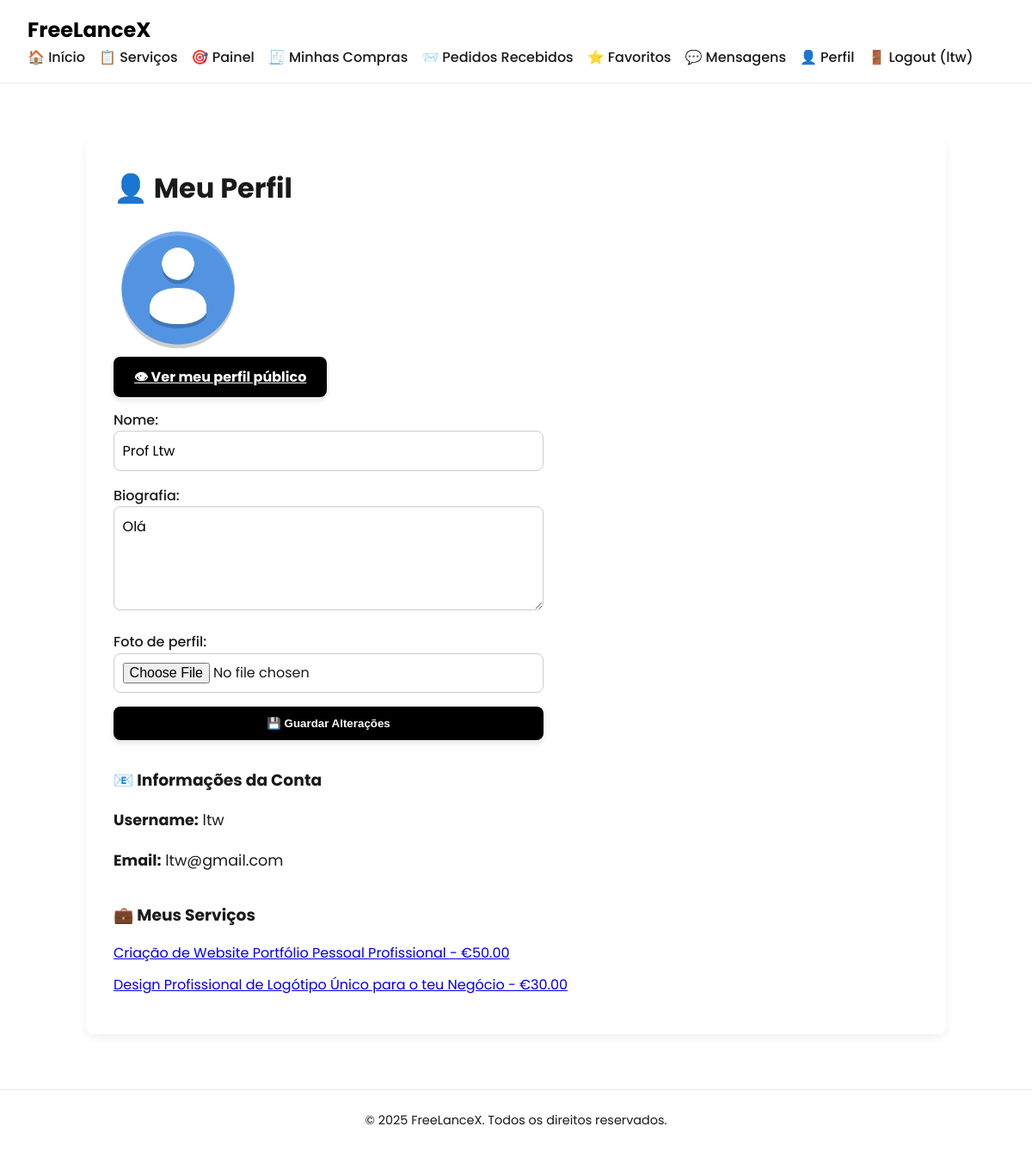
The app's page /pages/profile.php (signed in) with its own data.
### tables this page shows
CREATE TABLE profiles (
    user_id INTEGER PRIMARY KEY,
    name TEXT,
    bio TEXT,
    profile_image TEXT,
    FOREIGN KEY(user_id) REFERENCES users(id)
);

CREATE TABLE users (
    id INTEGER PRIMARY KEY AUTOINCREMENT,
    username TEXT NOT NULL UNIQUE,
    email TEXT NOT NULL UNIQUE,
    password_hash TEXT NOT NULL,
    is_admin INTEGER DEFAULT 0
);

CREATE TABLE services (
    id INTEGER PRIMARY KEY AUTOINCREMENT,
    freelancer_id INTEGER NOT NULL,
    title TEXT NOT NULL,
    description TEXT,
    price REAL NOT NULL,
    delivery_time TEXT NOT NULL,
    category TEXT, 
    media_path TEXT,
    is_promoted INTEGER DEFAULT 0,
    FOREIGN KEY(freelancer_id) REFERENCES users(id)
);

### pages/profile.php (the view, shortened to what this page needs)
<?php
require_once(__DIR__ . '/../includes/db.php');
$user_id = $_SESSION['user_id'];
$stmt = $db->prepare('
    SELECT u.username, u.email, p.name, p.bio, p.profile_image
    FROM users u
    LEFT JOIN profiles p ON u.id = p.user_id
    WHERE u.id = ?
');
$stmt->execute([$user_id]);
$user = $stmt->fetch(PDO::FETCH_ASSOC);
?>
<!DOCTYPE html>
<html lang="pt">
<?php include(__DIR__ . '/../includes/head.php'); ?>
<body>
<?php include(__DIR__ . '/../includes/header.php'); ?>
<main class="dashboard-container">
    <h2>👤 Meu Perfil</h2>
    <?php
    $profileImg = !empty($user['profile_image'])
        ? htmlspecialchars($user['profile_image'])
        : 'uploads/profiles/default_profile.png';
    ?>
    <img src="/<?= $profileImg ?>" alt="Foto de Perfil" class="profile-picture" width="150" style="border-radius: 50%; margin-bottom: 1rem;">
    <p>
        <a href="public_profile.php?id=<?= $_SESSION['user_id'] ?>" class="primary-btn">
            👁 Ver meu perfil público
        </a>
    </p>
    <form method="post" enctype="multipart/form-data" class="auth-form" style="max-width: 500px;">
        <label>Nome:
            <input type="text" name="name" maxlength="100" value="<?= htmlspecialchars($user['name'] ?? '') ?>">
        </label>
        <label>Biografia:
            <textarea name="bio" maxlength="1000" rows="4"><?= htmlspecialchars($user['bio'] ?? '') ?></textarea>
        </label>
        <label>Foto de perfil:
            <input type="file" name="profile_image" accept="image/*">
        </label>
        <button type="submit" class="primary-btn">💾 Guardar Alterações</button>
    </form>
    <h3 style="margin-top: 2rem;">📧 Informações da Conta</h3>
    <ul class="stats-list">
        <li><strong>Username:</strong> <?= htmlspecialchars($user['username']) ?></li>
        <li><strong>Email:</strong> <?= htmlspecialchars($user['email']) ?></li>
    </ul>
    <h3 style="margin-top: 2rem;">💼 Meus Serviços</h3>
    <ul class="service-list">
        <?php
        $stmt = $db->prepare('SELECT id, title, price FROM services WHERE freelancer_id = ?');
        $stmt->execute([$user_id]);
        $services = $stmt->fetchAll(PDO::FETCH_ASSOC);
        if ($services):
            foreach ($services as $service): ?>
                <li>
                    <a href="service_detail.php?id=<?= $service['id'] ?>">
                        <?= htmlspecialchars($service['title']) ?> - €<?= number_format($service['price'], 2) ?>
                    </a>
                </li>
            <?php endforeach;
        else:
            echo '<li class="no-services">Ainda não publicaste serviços.</li>';
        endif;
        ?>
    </ul>
</main>
<?php include(__DIR__ . '/../includes/footer.php'); ?>
</body>
</html>

### css/style.css (style rules this page uses)
:root { --primary: #000000; --bg-light: #ffffff; --text-color: #1a1a1a; --accent: #0070f3; --radius: 8px; --transition: all 0.3s ease-in-out; }
* { margin: 0; padding: 0; box-sizing: border-box; }
body { font-family: 'Poppins', sans-serif; background-color: var(--bg-light); color: var(--text-color); line-height: 1.6; }
main { max-width: 1000px; margin: 4rem auto 2rem auto; padding: 2rem; }
.primary-btn { background: var(--primary); color: #fff; padding: 12px 24px; border-radius: var(--radius); font-weight: bold; border: none; cursor: pointer; transition: var(--transition); box-shadow: 0 4px 6px rgba(0,0,0,0.1); }
.auth-form { display: flex; flex-direction: column; gap: 1rem; margin-top: 1.5rem; }
.auth-form label { text-align: left; font-weight: 500; }
.auth-form input, .auth-form textarea { padding: 0.6rem; border: 1px solid #ccc; border-radius: var(--radius); font-size: 1rem; width: 100%; font-family: 'Poppins', sans-serif; resize: vertical; }
.dashboard-container { max-width: 1000px; margin: 4rem auto; padding: 2rem; background: #fff; border-radius: var(--radius); box-shadow: 0 4px 12px rgba(0, 0, 0, 0.06); }
.dashboard-container h2 { font-size: 2rem; margin-bottom: 1rem; }
.service-list { list-style: none; padding: 0; }
.stats-list { list-style: none; padding-left: 0; margin-top: 2rem; font-size: 1.1rem; line-height: 1.8; }
.stats-list li { margin-bottom: 1rem; }
.profile-picture { width: 150px; height: 150px; object-fit: cover; border-radius: 50%; margin-bottom: 1rem; display: block; }
.stats-list, .service-list { list-style: none; padding-left: 0; margin-top: 1rem; }
.service-list li { margin-bottom: 0.75rem; }

### records on screen
profiles: name "Prof Ltw", bio "Olá", user_id.username "ltw", user_id.email "ltw@gmail.com"
services: title "Criação de Website Portfólio Pessoal Profissional", price "50.00"
services: title "Design Profissional de Logótipo Único para o teu Negócio", price "30.00"

### other values on screen
$_SESSION['username'] "ltw"
